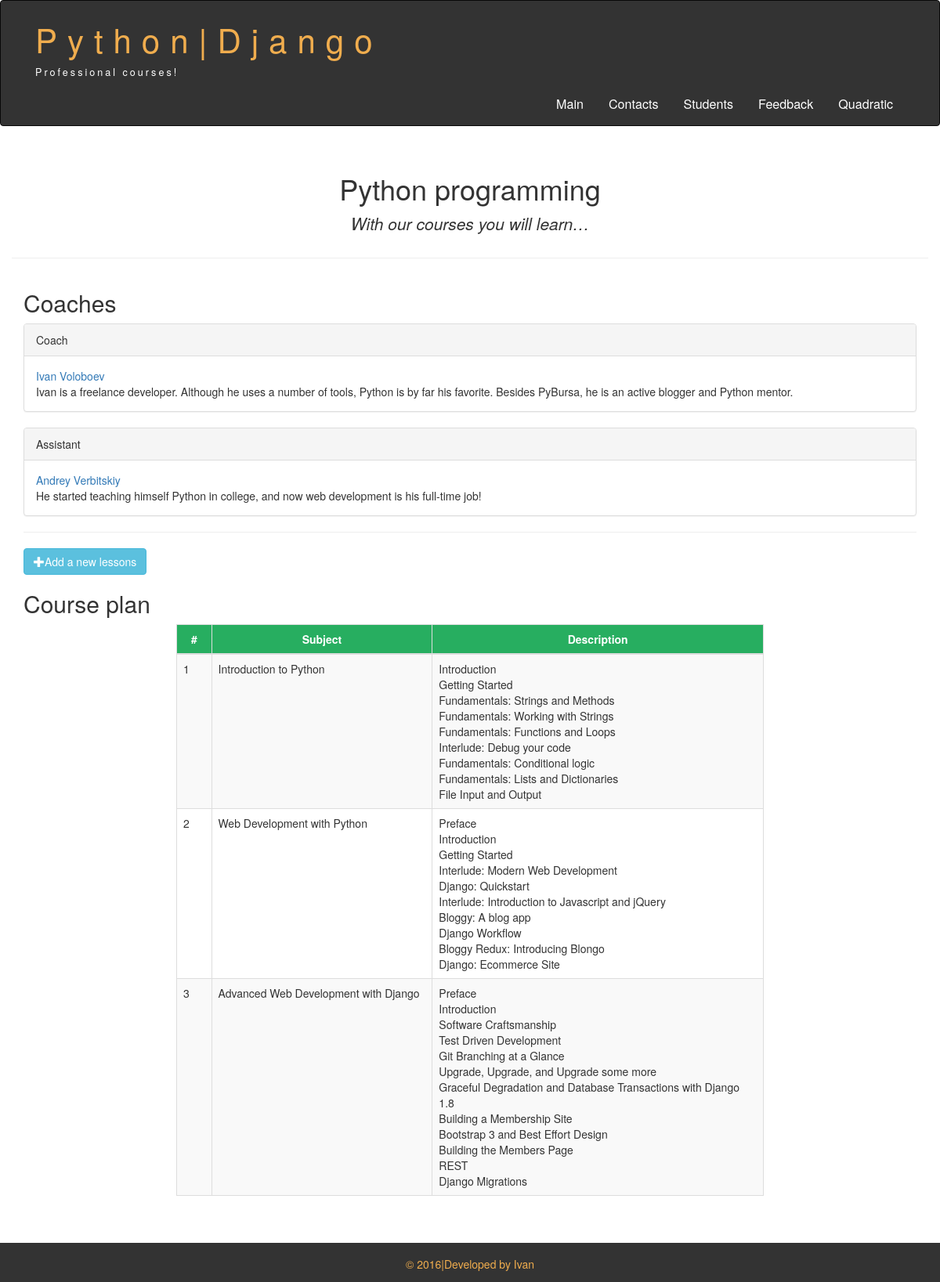
The page /courses/1/ on the database its author committed.
### courses/models.py (models this page shows, shortened)
class Course(models.Model):
    name = models.CharField(max_length=255)
    short_description = models.CharField(max_length=255)
    description = models.TextField()
    coach = models.ForeignKey(Coach, blank=True, null=True, related_name='coach_courses')
    assistant = models.ForeignKey(Coach, blank=True, null=True, related_name='assistant_courses')

class Lesson(models.Model):
    subject = models.CharField(max_length=255)
    description = models.TextField()
    course = models.ForeignKey(Course)
    order = models.PositiveIntegerField()

### coaches/models.py (models this page shows, shortened)
class Coach(models.Model):
    user = models.OneToOneField(User)
    date_of_birth = models.DateField()
    gender = models.CharField(max_length=1, choices=(
        ('M', 'Male'),
        ('F', 'Female')
    ))
    phone = models.CharField(max_length=15)
    address = models.CharField(max_length=255)
    skype = models.CharField(max_length=50)
    description = models.TextField()
    def name(self):
        return self.user.first_name
    name.short_description = 'name'
    def last_name(self):
        return self.user.last_name
    last_name.short_description = 'last_name'

### courses/views.py (the view)
class CourseDetailView(DetailView):
    model = Course
    context_object_name = 'course'
    template_name = 'courses/detail.html'
    def get_context_data(self, **kwargs):
        context = super(CourseDetailView, self).get_context_data(**kwargs)
        context['page_title'] = u"Course detail"
        context["lessons"] = Lesson.objects.filter(course_id = self.object)
        logger.debug("Courses detail view has been debugged")
        logger.info("Logger of courses detail view informs you!")
        logger.warning("Logger of courses detail view warns you!")
        logger.error("Courses detail view went wrong!")
        return context

### templates/courses/detail.html (shortened to what this page needs)
{% extends "base.html" %}
{% load staticfiles %}
{% block course_students %}?course_id={{ course.id }}{% endblock %}
{% block page_main_header %}{{ course.name }}{% endblock %}
{% block page_header_description %}{{ course.description|truncatechars:32 }}{% endblock %}
{% block content %}
<div class="col-lg-12">
  <div class="entery-content">
    <h2>Coaches</h2>
{% if course.coach %}
  {% include "include/instructor_include.html" with block_title="Coach" instructor=course.coach %}
{% endif %}
{% if course.assistant %}
  {% include "include/instructor_include.html" with block_title="Assistant" instructor=course.assistant %}
{% endif %}
    <hr>
    <a href="{% url 'courses:add-lesson' object.id %}" class="btn btn-info" role="button">
    <span class="glyphicon glyphicon-plus"></span>Add a new lessons</a>
    <h2>Course plan</h2>
  </div>
  <div class="row">
    <div class="col-md-2"></div>
    <div class="col-md-8">
    <table class="table table-striped table-bordered">
      <thead>
        <tr>
          <th width="3%">#</th>
          <th width="20%">Subject</th>
          <th width="30%">Description</th>
         </tr>
      </thead>
      <tbody>
      {% for lesson in lessons %}
        <tr>
          <td>{{ lesson.order }}</td>
          <td>{{ lesson.subject }}</td>
          <td>{{ lesson.description|linebreaksbr }}</td>
        </tr>
      {% endfor %}
      </tbody>
    </table>
    </div>
    <div class="col-md-2"></div>
  </div>
</div>
{% endblock content %}

### templates/base.html (shortened to what this page needs)
{% load staticfiles %}
<!DOCTYPE html>
<html lang="en">
  <head>
    <link href="{% static 'css/bootstrap.css' %}" rel="stylesheet">
    <link href="{% static 'css/style.css' %}" rel="stylesheet">
  </head>
  <body>
  <div class="container-fluid">
    <div class="row">
     <nav role="navigation" class="navbar navbar-inverse">
        <div class="container">
        <div class="navbar-header header">
          <div class="container">
            <div class="row">
              <div class="col-lg-12">
                <h1><a href="http://pybursa.com/">Python|Django</a></h1>
                <p>Professional courses!</p>
              </div>
            </div>
          </div>
        </div>
          <div id="navbarCollapse" class="collapse navbar-collapse navbar-right">
            <ul class="nav nav-pills">
              <li class="{% block nav_class_index %}{% endblock %}"> <a href="{% url 'index' %}">Main</a> </li>
              <li class="{% block nav_class_contact %}{% endblock %}"> <a href="{% url 'contact' %}">Contacts</a> </li>
              <li class="{% block nav_class_students %}{% endblock %}"> <a href="{% url 'students:list_view' %}{% block course_students %}{% endblock %}">Students</a> </li>
              <li class="{% block nav_class_feedback %}{% endblock %}"> <a href="{% url 'feedback' %}">Feedback</a> </li>
              <li class="{% block nav_class_quadratic_results %}{% endblock %}"> <a href="{% url 'quadratic:results' %}">Quadratic</a> </li>
            </ul>
          </div>
        </div>
     </nav>
    </div>
  </div>
  <div class="wrapper">
    <div class="container">
      <div class="row">
        <div class="page-header">
          <h1 class="entery-title-page2">{% block page_main_header %}{% endblock %}</h1>
          <p class="lead emotional" id="program-course-to-python">{% block page_header_description %}{% endblock %}</p>
        </div>
{% block content %}{% endblock content %}
      </div>
      <div class="clear"></div>
    </div>
  </div>
  <footer>
    <div class="container">
      <p class="text-center">© 2016|Developed by Ivan</p>
    </div>
  </body>
</html>

### templates/include/instructor_include.html
<div class="panel panel-default">
  <div class="panel-heading">{{ block_title }}</div>
  <div class="panel-body">
    <a href="{% url 'coaches:detail' instructor.id %}">{{ instructor.name }} {{ instructor.last_name }}</a><br>
    {{ instructor.description }}
  </div>
</div>

### static/css/style.css (style rules this page uses)
.navbar-inverse { background-color: #333333; }
.header a, a:hover { color: #f0ad4e; text-decoration: none; }
.header h1 { letter-spacing: 13px; font-size: 300%; }
.header p { color: white !important; font-size: 90%; letter-spacing: 3px; }
.nav-pills > li > a { color: #fff; font-size: 115%; }
.navbar-inverse { padding: 0.5%; }
.clear { clear:both; height: 30px; }
.wrapper { min-height: 100%; }
html { position: relative; min-height: 100%; }
body { margin-bottom: 60px; }
footer { position: absolute; bottom: 0; width: 100%; height: 50px; background-color: #333333; color: #f0ad4e; padding: 17px 0 18px 0; }
.emotional { font-style: italic; }
#program-course-to-python { text-align: center; }
.entery-title-page2 { text-align: center; }
.table > thead:first-child > tr:first-child > th { background-color: #27ae60; color: #ffffff; text-align: center; }

### rows shown on the page
Course: name "Python programming", description "With our courses you will learn…"
Coach: name "Ivan", last_name "Voloboev", description "Ivan is a freelance developer. Although he uses a number of tools, Python is by far his favorite. Besides PyBursa, he is an active blogger and Python mentor."
Coach: name "Andrey", last_name "Verbitskiy", description "He started teaching himself Python in college, and now web development is his full-time job!"
Lesson: order "1", subject "Introduction to Python", description "Introduction Getting Started Fundamentals: Strings and Methods Fundamentals: Working with Strings Fundamentals: Functions and Loops Interlude: Debug your code Fundamentals: Conditional logic Fundamentals: Lists and Dictionaries File Input and Output"
Lesson: order "2", subject "Web Development with Python", description "Preface Introduction Getting Started Interlude: Modern Web Development Django: Quickstart Interlude: Introduction to Javascript and jQuery Bloggy: A blog app Django Workflow Bloggy Redux: Introducing Blongo Django: Ecommerce Site"
Lesson: order "3", subject "Advanced Web Development with Django", description "Preface Introduction Software Craftsmanship Test Driven Development Git Branching at a Glance Upgrade, Upgrade, and Upgrade some more Graceful Degradation and Database Transactions with Django 1.8 Building a Membership Site Bootstrap 3 and Best Effort Design Building the Members Page REST Django Migrations"

### other values the page prints
{{ block_title }} "Coach Assistant"
